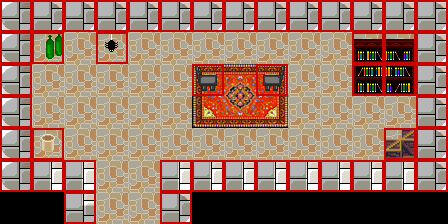

A level layout from a 2D game, rendered from its tile map. Below: a short description, then the map file with its tile-grid data intact:
An orthogonal 14x7 tile map with 32x32 px tiles, 3 tile layers (bottom, top, collision), 2 tilesets.

<map version="1.2" tiledversion="1.3.3" orientation="orthogonal" renderorder="right-down" width="14" height="7" tilewidth="32" tileheight="32" infinite="0" nextlayerid="4" nextobjectid="1">
 <editorsettings>
  <export target="castle.csv" format="csv" />
 </editorsettings>
 <tileset firstgid="1" source="../debug/map1.tsx" />
 <tileset firstgid="401" source="../debug/collision.tsx" />
 <layer id="1" name="bottom" width="14" height="7">
  <data encoding="csv">
311,311,311,311,311,311,311,311,311,311,311,311,311,311,
311,311,311,311,311,311,311,311,311,311,311,311,311,311,
311,311,311,311,311,311,260,261,262,311,311,311,311,311,
311,311,311,311,311,311,263,264,265,311,311,311,311,311,
311,311,311,311,311,311,311,311,311,311,311,311,311,311,
311,311,311,311,311,311,311,311,311,311,311,311,311,311,
0,0,0,311,311,0,0,0,0,0,0,0,0,0
</data>
 </layer>
 <layer id="2" name="top" width="14" height="7">
  <data encoding="csv">
205,206,206,206,206,206,206,206,206,206,206,206,206,206,
205,217,0,255,0,0,0,0,0,0,0,258,259,206,
205,0,0,0,0,0,214,0,215,0,0,256,257,206,
205,0,0,0,0,0,0,0,0,0,0,0,0,206,
205,56,0,0,0,0,0,0,0,0,0,0,165,206,
205,266,266,0,0,266,266,266,266,266,266,266,266,206,
0,0,270,0,0,206,0,0,0,0,0,0,0,0
</data>
 </layer>
 <layer id="3" name="collision" width="14" height="7">
  <data encoding="csv">
401,401,401,401,401,401,401,401,401,401,401,401,401,401,
401,401,0,401,0,0,0,0,0,0,0,401,401,401,
401,0,0,0,0,0,401,0,401,0,0,401,401,401,
401,0,0,0,0,0,0,0,0,0,0,0,0,401,
401,401,0,0,0,0,0,0,0,0,0,0,401,401,
401,401,401,0,0,401,401,401,401,401,401,401,401,401,
0,0,401,0,0,401,0,0,0,0,0,0,0,0
</data>
 </layer>
</map>
